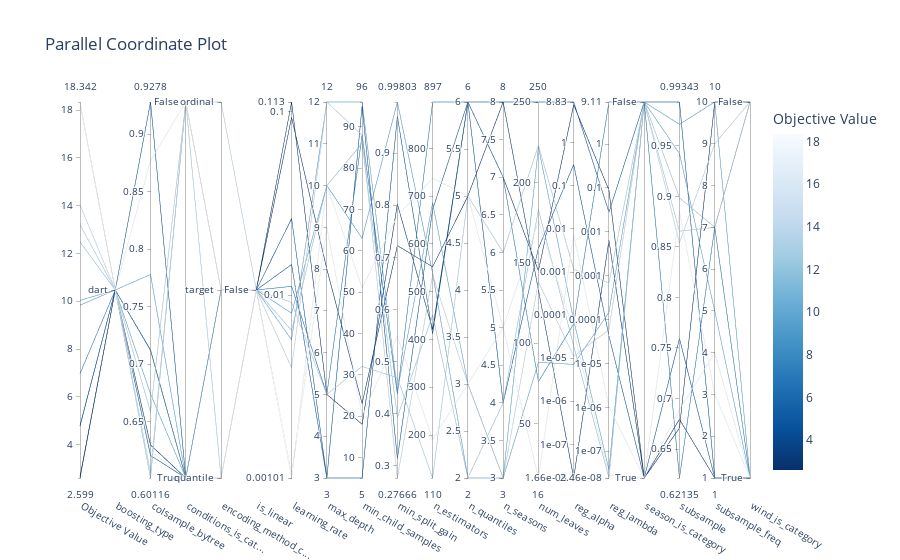

Notebook source saved alongside this figure:
### Code cell
vis.plot_parallel_coordinate(temp_study)

### Figure 1 — Plotly figure (JSON) as saved in the notebook; plotly's stock layout.template omitted (floating-point values rounded to 4 significant figures)
{"data": [{"dimensions": [{"label": "Objective Value", "range": [2.599, 18.34], "values": [2.599, 18.34, 2.65, 4.777, 6.968, 18.28, 4.792, 13.21, 9.835, 12.49, 10.04, 14.04]}, {"label": "boosting_type", "range": [0, 0], "ticktext": ["dart"], "tickvals": [0], "values": [0, 0, 0, 0, 0, 0, 0, 0, 0, 0, 0, 0]}, {"label": "colsample_bytree", "range": [0.6012, 0.9278], "values": [0.6298, 0.8768, 0.7123, 0.6207, 0.712, 0.6244, 0.9278, 0.6585, 0.778, 0.6012, 0.6742, 0.6059]}, {"label": "conditions_is_cat...", "range": [0, 1], "ticktext": ["True", "False"], "tickvals": [0, 1], "values": [0, 1, 0, 0, 0, 0, 0, 1, 0, 1, 0, 1]}, {"label": "encoding_method_c...", "range": [0, 2], "ticktext": ["quantile", "target", "ordinal"], "tickvals": [0, 1, 2], "values": [0, 1, 1, 0, 0, 0, 0, 0, 1, 1, 1, 2]}, {"label": "is_linear", "range": [0, 0], "ticktext": ["False"], "tickvals": [0], "values": [0, 0, 0, 0, 0, 0, 0, 0, 0, 0, 0, 0]}, {"label": "learning_rate", "range": [-2.998, -0.9471], "ticktext": ["0.00101", "0.01", "0.1", "0.113"], "tickvals": [-2.998, -2, -1, -0.9471], "values": [-0.9471, -2.977, -1.031, -1.834, -1.952, -2.998, -1.583, -2.04, -2.099, -2.193, -2.244, -2.397]}, {"label": "max_depth", "range": [3, 12], "values": [5, 9, 8, 3, 5, 10, 3, 5, 10, 10, 12, 12]}, {"label": "min_child_samples", "range": [5, 96], "values": [18, 20, 23, 95, 88, 51, 5, 32, 63, 86, 96, 88]}, {"label": "min_split_gain", "range": [0.2767, 0.998], "values": [0.8022, 0.5487, 0.7225, 0.314, 0.4381, 0.7794, 0.9704, 0.4691, 0.998, 0.3933, 0.444, 0.2767]}, {"label": "n_estimators", "range": [110, 897], "values": [421, 191, 552, 672, 897, 737, 412, 110, 539, 451, 686, 535]}, {"label": "n_quantiles", "range": [2, 6], "values": [6, 3, 5, 6, 6, 5, 6, 5, 2, 2, 3, 3]}, {"label": "n_seasons", "range": [3, 8], "values": [7, 5, 8, 8, 7, 5, 4, 6, 3, 4, 3, 3]}, {"label": "num_leaves", "range": [16, 250], "values": [145, 16, 133, 250, 76, 176, 159, 223, 222, 183, 88, 138]}, {"label": "reg_alpha", "range": [-7.781, 0.946], "ticktext": ["1.66e-08", "1e-07", "1e-06", "1e-05", "0.0001", "0.001", "0.01", "0.1", "1", "8.83"], "tickvals": [-7.781, -7, -6, -5, -4, -3, -2, -1, 0, 0.946], "values": [0.882, -2.132, -7.781, 0.946, -4.205, -4.378, -0.5069, -2.938, -4.118, -4.714, -5.144, -4.957]}, {"label": "reg_lambda", "range": [-7.609, 0.9596], "ticktext": ["2.46e-08", "1e-07", "1e-06", "1e-05", "0.0001", "0.001", "0.01", "0.1", "1", "9.11"], "tickvals": [-7.609, -7, -6, -5, -4, -3, -2, -1, 0, 0.9596], "values": [-1.05, -5.982, -2.191, -1.553, 0.9596, -7.543, -4.373, -3.162, -7.424, -7.609, -3.83, -4.229]}, {"label": "season_is_category", "range": [0, 1], "ticktext": ["True", "False"], "tickvals": [0, 1], "values": [0, 0, 0, 1, 1, 0, 0, 1, 1, 1, 1, 1]}, {"label": "subsample", "range": [0.6213, 0.9934], "values": [0.6795, 0.8849, 0.6708, 0.9934, 0.6213, 0.6891, 0.7593, 0.8656, 0.9713, 0.8986, 0.9424, 0.8542]}, {"label": "subsample_freq", "range": [1, 10], "values": [1, 3, 10, 1, 7, 4, 1, 7, 10, 7, 5, 9]}, {"label": "wind_is_category", "range": [0, 1], "ticktext": ["True", "False"], "tickvals": [0, 1], "values": [0, 0, 1, 0, 0, 0, 0, 1, 0, 1, 0, 1]}], "labelangle": 30, "labelside": "bottom", "line": {"color": [2.599, 18.34, 2.65, 4.777, 6.968, 18.28, 4.792, 13.21, 9.835, 12.49, 10.04, 14.04], "colorbar": {"title": {"text": "Objective Value"}}, "colorscale": [[0, "rgb(247,251,255)"], [0.125, "rgb(222,235,247)"], [0.25, "rgb(198,219,239)"], [0.375, "rgb(158,202,225)"], [0.5, "rgb(107,174,214)"], [0.625, "rgb(66,146,198)"], [0.75, "rgb(33,113,181)"], [0.875, "rgb(8,81,156)"], [1, "rgb(8,48,107)"]], "reversescale": true, "showscale": true}, "type": "parcoords"}], "layout": {"title": {"text": "Parallel Coordinate Plot"}}}
